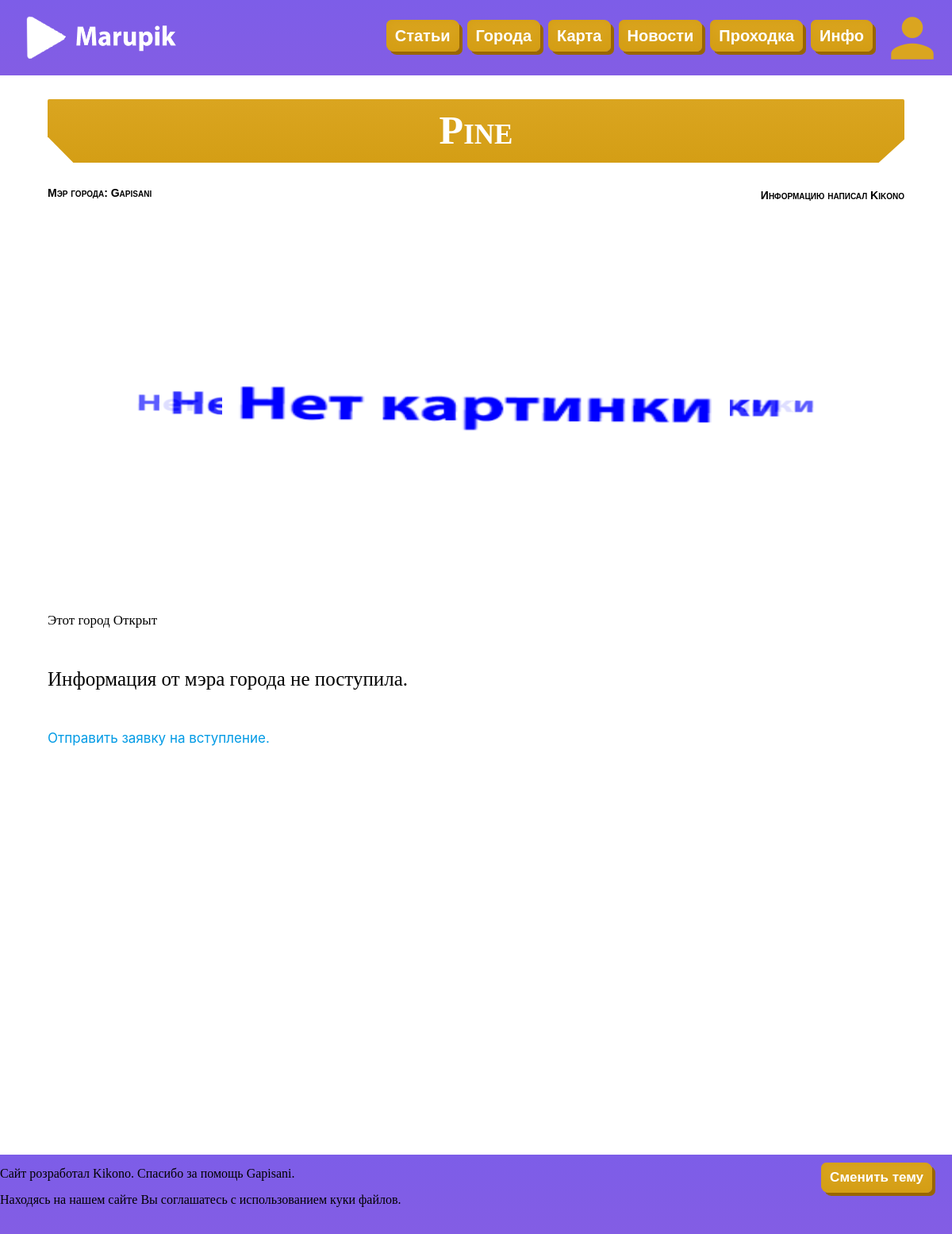
Page /marupik/city/1/ on the committed database.
### blog/models.py (models this page shows)
class City(models.Model):
    status1 = 'Открыт'
    status2 = 'Закрыт'
    status3 = 'Не функционирует'
    STATUS = [
        (status1, 'Открыт'),
        (status2, 'Закрыт'),
        (status3, 'Не функционирует'),
    ]
    image = models.ImageField(
        default="city/image/default/default.png",
        upload_to='city/image/',
        max_length=100,
        blank=True
    )
    image2 = models.ImageField(
        default="city/image/default/default.png",
        upload_to='city/image/',
        max_length=100,
        blank=True
    )
    image1 = models.ImageField(
        default="city/image/default/default.png",
        upload_to='city/image/',
        max_length=100,
        blank=True
    )
    image3 = models.ImageField(
        default="city/image/default/default.png",
        upload_to='city/image/',
        max_length=100,
        blank=True
    )
    image4 = models.ImageField(
        default="city/image/default/default.png",
        upload_to='city/image/',
        max_length=100,
        blank=True
    )
    image5 = models.ImageField(
        default="city/image/default/default.png",
        upload_to='city/image/',
        max_length=100,
        blank=True
    )
    title = models.CharField(max_length=100)
    smol_text = models.TextField(
        max_length=400,
        default="Информация от мэра города не поступила."
    )
    text = models.TextField(
        default="Информация от мэра города не поступила."
    )
    status = models.CharField(max_length=17, choices=STATUS, default=status1)
    contact_url = models.URLField()
    active = models.BooleanField(default=True)
    author = models.CharField(max_length=100, default="ananist")
    mayor = models.CharField(max_length=100, default="ananist")

### blog/views.py (the view)
# urls.py: path('city/<int:city_id>/',views.show_one_city,  name='one_city'),
def show_one_city(request, city_id):
    islogin, header_img, style_file, news = get_info(request)
    city = get_object_or_404(City, pk=city_id)
    text = city.text.split("\r\n")
    status = city.status
    author = city.author
    mayor = city.mayor
    user = request.user
    images = [
        city.image1.path,
        city.image2.path,
        city.image3.path,
        city.image4.path,
        city.image5.path,
    ]
    for city_image in images:
        city_image = city_image.replace("\\", "/")
        img = Image.open(city_image)
        width = img.size[0]
        height = img.size[1]
        if width != 640 and height != 400:
            newsize = (640, 400)
            img = img.resize(newsize)
            width = img.size[0]
            height = img.size[1]
            img.save(city_image, format="png")
    context = {
        'islogin': islogin,
        'city': city,
        'text': text,
        'status': status,
        'author': author,
        'mayor': mayor,
        'user': user,
        'header_img': header_img,
        'style_file': style_file
    }
    return render(request, 'city/one_city_page.html', context)

### blog/views.py (called while the page is built)
def get_info(request):  # Функция для получение информации
    islogin = request.user.is_authenticated  # залогинен ли вользователь
    header_img, style_file = get_style(request)  # узнаём какая должна быть
    news = get_news(request)  # достаём новости для сайд бара
    return(islogin, header_img, style_file, news)

def get_news(request):  # достаём список новостей из бд, для сайд бара
    res = News.objects.all()  # достаём все обьекты новостей
    res = res.filter(active=True)  # отбрасываем неактивные
    res = list(reversed(res))  # переворачиваем список, что бы новые шли первее
    page_obj = [res[0], res[1], res[2]]  # отбераем три новейшие
    return page_obj  # возвращаем новости для дальнейшего использования

def get_style(request):  # изменение темы
    img = 'image/logo.png'  # расположение логотипа сайта в директории static
    if('theme' in request.COOKIES):  # если в куки есть тема
        file = request.COOKIES['theme']  # записываем расположение файла темы
    else:
        file = 'css/purple_gold.css'  # иначе записываем стандартную тему
    return(img, file)  # возвращаем расположение файлов

### blog/templates/city/one_city_page.html (shortened to what this page needs)
{% load static %}
<!DOCTYPE html>
<html>
<head>
	{% include 'parts_of_page/pages_head.html' %}
</head>
<body>
<div class = "wrapper">
	{% include 'parts_of_page/header.html' %}
	<div class = "content" style="width: 100%;">
		<div class="one_city">
				<h1 class="title">{{city.title}}</h1>
				<p class="author">Информацию написал {{city.author}}</p>
				<p class="mayor">Мэр города: {{city.mayor}}</p>
				<div id="carousel">
					<a href="#"><img src="{{city.image1.url}}" id="item-1" /></a>
				</div>
				<p>Этот город {{status}}</p>
				<div class="text" style="margin-bottom: 50px;">
					{% for line in text %}
						<p>{{line}}</p>
					{% endfor %}
				</div>
				<a href="{{city.contact_url}}">Отправить заявку на вступление.</a>
			</div>
	</div>
	{% include 'parts_of_page/footer.html' %}
</div>
</body>
</html>

### blog/static/css/test35.css (style rules this page uses)
body { margin: 0 0 0 0; }
@media screen and (min-width:100px) and (max-width:1263px) { body p { font-size: 17px; } }
.wrapper { width: 100%; height: 100%; min-height: 1200px; }
.content { position: relative; float: left; width: 75%; height: auto; min-height: 1264.63px; margin-top: 95px; margin-bottom: 95px; }
a { font-family: -apple-system,BlinkMacSystemFont,"Segoe UI",Roboto,Oxygen-Sans,Ubuntu,Cantarell,"Helvetica Neue",sans-serif; color: #039be5; text-decoration: none; -webkit-tap-highlight-color: transparent; }
.one_city { width: 90%; margin-left: auto; margin-right: auto; height: auto; margin-top: 30px; margin-bottom: 150px; }
.one_city h1 { text-decoration: none; font-family: Verdana; color: #ffffff; font-weight: 800; position: relative; font-size: 50px; text-align: center; margin-top: 30px; margin-bottom: 30px; font-variant: small-caps; background-color: #daa520; background: -moz-linear-gradient(top, #daa520 0%, #d49e15 100%); background: -webkit-linear-gradient(top, #daa520 0%, #d49e15 100%); background: -o-linear-gradient(top, #daa520 0%, #d49e15 100%); background: -ms-linear-gradient(top, #daa520 0% ,#d49e15 100%); background: linear-gradient(top, #daa520 0% ,#d49e15 100%) ; clip-path: polygon(0 0, 100% 0, 100% 63%, 97% 100%, 3% 100%, 0 59%); border-radius: 2px; width: 100%; padding: 10px 0px 20px 0px; height: 50px; }
.one_city .text { width: 100%; height: auto; margin-left: auto; margin-right: auto; margin-top: 50px; }
.one_city .text p { font-size: 25px; }
.one_city a { font-size: 17px; margin-top: 25px; }
#carousel { width: 80%; height: 500px; clear:both; overflow:hidden; background: transparent; z-index: 0; margin-left: auto; margin-right: auto; }
#carousel img { visibility:hidden; cursor:pointer; }
.mayor { font-family: sans-serif; margin-top: 3px; margin-bottom: 3px; font-size: 14px; font-variant: small-caps; font-weight: bold; }
.one_city .author { font-family: sans-serif; margin-top: 3px; margin-bottom: 3px; font-size: 14px; font-variant: small-caps; font-weight: bold; float: right; }
h1 { margin: 0; }
p { font-family:Trebuchet MS; font-size: 25px; margin: 0; margin-top: 15px; }
.title { text-decoration: none; font-family: Verdana; color: #ffffff; font-weight: 800; position: relative; font-size: 50px; text-align: center; margin-top: 30px; margin-bottom: 30px; font-variant: small-caps; background-color: #daa520; background: -moz-linear-gradient(top, #daa520 0%, #d49e15 100%); background: -webkit-linear-gradient(top, #daa520 0%, #d49e15 100%); background: -o-linear-gradient(top, #daa520 0%, #d49e15 100%); background: -ms-linear-gradient(top, #daa520 0% ,#d49e15 100%); background: linear-gradient(top, #daa520 0% ,#d49e15 100%) ; clip-path: polygon(0 0, 100% 0, 100% 63%, 97% 100%, 3% 100%, 0 59%); border-radius: 2px; width: 100%; padding: 10px 0px 20px 0px; height: 50px; }

### blog/static/css/purple_gold.css (style rules this page uses)
.one_city h1 { text-decoration: none; font-family: Verdana; color: #ffffff; font-weight: 800; position: relative; font-size: 50px; text-align: center; margin-top: 30px; margin-bottom: 30px; font-variant: small-caps; background-color: #daa520; background: -moz-linear-gradient(top, #daa520 0%, #d49e15 100%); background: -webkit-linear-gradient(top, #daa520 0%, #d49e15 100%); background: -o-linear-gradient(top, #daa520 0%, #d49e15 100%); background: -ms-linear-gradient(top, #daa520 0% ,#d49e15 100%); background: linear-gradient(top, #daa520 0% ,#d49e15 100%) ; clip-path: polygon(0 0, 100% 0, 100% 63%, 97% 100%, 3% 100%, 0 59%); border-radius: 2px; width: 100%; padding: 10px 0px 20px 0px; height: 50px; }
a { font-family: -apple-system,BlinkMacSystemFont,"Segoe UI",Roboto,Oxygen-Sans,Ubuntu,Cantarell,"Helvetica Neue",sans-serif; color: #039be5; }
p { font-family:Trebuchet MS; font-size: 25px; margin: 0; margin-top: 15px; }
.title { text-decoration: none; font-family: Verdana; color: #ffffff; font-weight: 800; position: relative; font-size: 50px; text-align: center; margin-top: 30px; margin-bottom: 30px; font-variant: small-caps; background-color: #daa520; background: -moz-linear-gradient(top, #daa520 0%, #d49e15 100%); background: -webkit-linear-gradient(top, #daa520 0%, #d49e15 100%); background: -o-linear-gradient(top, #daa520 0%, #d49e15 100%); background: -ms-linear-gradient(top, #daa520 0% ,#d49e15 100%); background: linear-gradient(top, #daa520 0% ,#d49e15 100%) ; clip-path: polygon(0 0, 100% 0, 100% 63%, 97% 100%, 3% 100%, 0 59%); border-radius: 2px; width: 100%; padding: 10px 0px 20px 0px; height: 50px; }

### rows in the picture
City: title "Pine", author "Kikono", mayor "Gapisani", image1 (placeholder picture), status "Открыт", text "Информация от мэра города не поступила."
